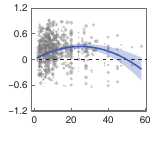

Write R code to recreate this figure.
rm(list = ls())
library(rstudioapi)
library(metafor)
library(ggplot2)
currentPath <- getSourceEditorContext()$path
charLocations <- gregexpr('/',currentPath)[[1]]
currentPath <- substring(currentPath,1,charLocations[length(charLocations)]-1)
setwd(currentPath)

##==== Function ====##
theme_custom <- function(){
  myTheme <- theme(panel.background = element_rect(fill = 'white',color = 'black',size = 0.5),
                   panel.grid = element_blank(),
                   legend.position = 'none',
                   plot.margin = margin(6,6,6,6),
                   plot.background = element_blank(),
                   axis.ticks = element_line(size = 0.3),
                   axis.ticks.length = unit(-0.15,'lines'),
                   axis.title.y = element_blank(),
                   axis.title.x = element_text(size = 7,margin = margin(2,0,0,0),face = 'bold'),
                   axis.text.y = element_text(size = 7,margin = margin(0,3,0,0),color = '#000000'),
                   axis.text.x = element_text(size = 7,margin = margin(4,0,0,0),color = '#000000'))
  return(myTheme)
}
CMYKtoRGB <- function(C,M,Y,K){
  Rc <- (1-C)*(1-K)
  Gc <- (1-M)*(1-K)
  Bc <- (1-Y)*(1-K)
  R <- as.character(as.hexmode((ceiling(Rc*255))))
  G <- as.character(as.hexmode((ceiling(Gc*255))))
  B <- as.character(as.hexmode((ceiling(Bc*255))))
  if(nchar(R) == 1){
    R <- paste0('0',R)
  }
  if(nchar(G) == 1){
    G <- paste0('0',G)
  }
  if(nchar(B) == 1){
    B <- paste0('0',B)
  }
  RGBColor <- paste0('#',R,G,B)
  return(RGBColor)
}
##==== Function ====##

load('BioData.R')
dataMatrix <- get('BioData')

##==== Part 1: Collate data ====##
dataMatrix$BubbleSize <- 0
Weight <- 1/sqrt(dataMatrix$vi)
Breaks <- quantile(Weight,c(0.2,0.4,0.6,0.8,1))
selectIDs <- which(Weight < Breaks[1])
dataMatrix$BubbleSize <- 0.4
for(i in seq(2,length(Breaks))){
  selectIDs <- which((Weight < Breaks[i])&(Weight >= Breaks[i-1]))
  dataMatrix$BubbleSize[selectIDs] <- 0.4 + (i-1)*0.4
}
selectIDs <- which((dataMatrix$yi <= quantile(dataMatrix$yi,0.98))&(dataMatrix$yi >= quantile(dataMatrix$yi,0.02)))
newDataMatrix <- dataMatrix[selectIDs,c('Age','Density','yi','BubbleSize')]

dataMatrix$Level4 <- as.factor(paste(dataMatrix$Lat,dataMatrix$Lon))
dataMatrix$Level3 <- as.factor(paste(dataMatrix$Composition,dataMatrix$Age,dataMatrix$Density))
dataMatrix$Level2 <- as.factor(dataMatrix$Species)
dataMatrix$Level1 <- as.factor(seq(1,nrow(dataMatrix)))
##==== Part 1: Collate data ====##

##==== Part 2: Fit age ====##
res <- rma.mv(yi,vi,mods = ~Age+Age2-1,random = ~1|Level4/Level3/Level2/Level1,method = 'ML',data = dataMatrix)
# Fit line
ageLine <- as.data.frame(matrix(data = 0,nrow = 100,ncol = 4))
colnames(ageLine) <- c('X','Y','Upper','Lower')
tempX <- seq(min(dataMatrix$Age),max(dataMatrix$Age),length.out = 100)
for(i in seq(1,length(tempX))){
  ageLine[i,1] <- tempX[i]
  tempResult <- predict.rma(res,newmods = c(tempX[i],tempX[i]^2))
  ageLine[i,2] <- as.numeric(tempResult$pred)
  ageLine[i,3] <- as.numeric(tempResult$ci.ub)
  ageLine[i,4] <- as.numeric(tempResult$ci.lb)
}
# CI polygon
ageCIPolygon <- as.data.frame(matrix(data = 0,nrow = (2*nrow(ageLine)+1),ncol = 2))
colnames(ageCIPolygon) <- c('X','Y')
count <- 1
for(i in seq(1,nrow(ageLine))){
  ageCIPolygon$X[count] <- ageLine$X[i]
  ageCIPolygon$Y[count] <- ageLine$Upper[i]
  count <- count + 1
}
for(i in seq(nrow(ageLine),1,-1)){
  ageCIPolygon$X[count] <- ageLine$X[i]
  ageCIPolygon$Y[count] <- ageLine$Lower[i]
  count <- count + 1
}
ageCIPolygon$X[count] <- ageLine$X[1]
ageCIPolygon$Y[count] <- ageLine$Upper[1]
##==== Part 2: Fit age ====##

##==== Part 3: Draw ====##
Fig_3c <- ggplot()+
  geom_point(newDataMatrix,mapping = aes(x = Age,y = yi),
             shape = 20,stroke = 0,color = '#666666',size = newDataMatrix$BubbleSize,alpha = 0.4)+
  geom_hline(yintercept = 0,size = 0.3,color = '#000000',linetype = 'dashed')+
  geom_line(data = ageLine,mapping = aes(x = X,y = Y),size = 0.5,color = CMYKtoRGB(0.84,0.67,0,0))+
  geom_polygon(data = ageCIPolygon,mapping = aes(x = X,y = Y),size = 0.5,fill = CMYKtoRGB(0.84,0.67,0,0),alpha = 0.3)+
  scale_x_continuous(breaks = seq(0,60,20),labels = c('0','20','40','60'))+
  scale_y_continuous(limits = c(-1.2,1.2),breaks = seq(-1.2,1.2,0.6),labels = c('-1.2','-0.6','0','0.6','1.2'),expand = c(0,0))+
  xlab('Age')+
  theme_custom()
outputFileName <- paste0(currentPath,'/Fig_3c.pdf')
pdf(file = outputFileName,width = 1.55,height = 1.46,colormodel = 'cmyk')
print(Fig_3c)
dev.off()
##==== Part 3: Draw ====##